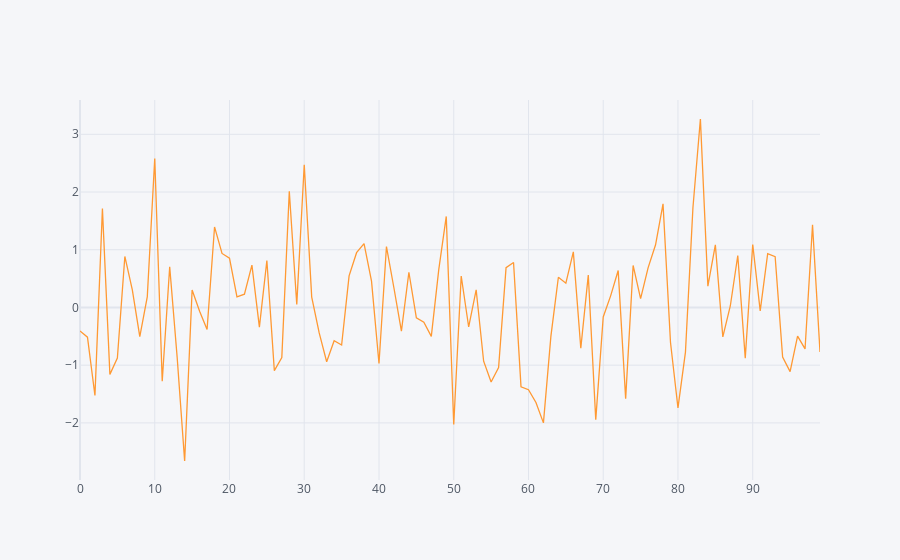

Notebook source saved alongside this figure:
### Code cell
df[["A"]].iplot()

### Figure 1 — Plotly figure (JSON) as saved in the notebook; plotly's stock layout.template omitted (floating-point values rounded to 4 significant figures)
{"data": [{"line": {"color": "rgba(255, 153, 51, 1.0)", "dash": "solid", "shape": "linear", "width": 1.3}, "mode": "lines", "name": "A", "text": "", "type": "scatter", "x": [0, 1, 2, 3, 4, 5, 6, 7, 8, 9, 10, 11, 12, 13, 14, 15, 16, 17, 18, 19, 20, 21, 22, 23, 24, 25, 26, 27, 28, 29, 30, 31, 32, 33, 34, 35, 36, 37, 38, 39, 40, 41, 42, 43, 44, 45, 46, 47, 48, 49, 50, 51, 52, 53, 54, 55, 56, 57, 58, 59, 60, 61, 62, 63, 64, 65, 66, 67, 68, 69, 70, 71, 72, 73, 74, 75, 76, 77, 78, 79, 80, 81, 82, 83, 84, 85, 86, 87, 88, 89, 90, 91, 92, 93, 94, 95, 96, 97, 98, 99], "y": [-0.408, -0.5153, -1.526, 1.712, -1.159, -0.877, 0.8838, 0.305, -0.5038, 0.1817, 2.582, -1.278, 0.7065, -0.8658, -2.66, 0.3025, -0.06707, -0.3807, 1.395, 0.936, 0.8543, 0.185, 0.2291, 0.7327, -0.3411, 0.8138, -1.095, -0.8682, 2.013, 0.05335, 2.471, 0.1793, -0.4405, -0.94, -0.5775, -0.6494, 0.5468, 0.949, 1.104, 0.4553, -0.9718, 1.055, 0.337, -0.4097, 0.6099, -0.1787, -0.256, -0.5016, 0.6589, 1.578, -2.025, 0.5456, -0.3381, 0.3059, -0.931, -1.291, -1.043, 0.6897, 0.7784, -1.375, -1.425, -1.645, -2.0, -0.4965, 0.5239, 0.42, 0.9628, -0.7058, 0.5609, -1.943, -0.1647, 0.2056, 0.641, -1.58, 0.7273, 0.1524, 0.6862, 1.086, 1.795, -0.6082, -1.741, -0.7737, 1.726, 3.265, 0.3697, 1.084, -0.5111, 0.02565, 0.8999, -0.8783, 1.09, -0.06007, 0.9323, 0.8785, -0.8594, -1.111, -0.4966, -0.7188, 1.431, -0.7706]}], "layout": {"legend": {"bgcolor": "#F5F6F9", "font": {"color": "#4D5663"}}, "paper_bgcolor": "#F5F6F9", "plot_bgcolor": "#F5F6F9", "title": {"font": {"color": "#4D5663"}}, "xaxis": {"gridcolor": "#E1E5ED", "showgrid": true, "tickfont": {"color": "#4D5663"}, "title": {"font": {"color": "#4D5663"}, "text": ""}, "zerolinecolor": "#E1E5ED"}, "yaxis": {"gridcolor": "#E1E5ED", "showgrid": true, "tickfont": {"color": "#4D5663"}, "title": {"font": {"color": "#4D5663"}, "text": ""}, "zerolinecolor": "#E1E5ED"}}}
